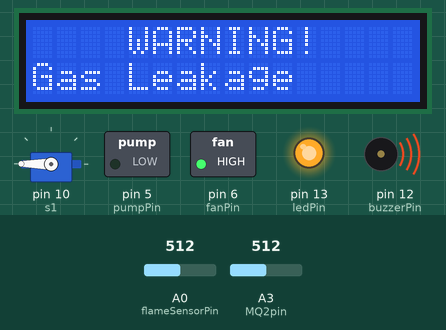
Simulated run of this sketch. Board: Arduino Uno, built with avr-gcc and run on an emulated ATmega328P. On the bench: servo, 16×2 character LCD, switched loads named in the sketch (green lamp = pin HIGH), output pins drawn as LEDs (lit = HIGH), buzzer (waves = sounding). The test bench sets the inputs (shaded band); at power-on: A3 (MQ2pin) = 512, A0 (flameSensorPin) = 512. What the sketch prints to the serial monitor is not drawn.

Above: at 0.7 s.
1.3 s: A3 (MQ2pin) set to 363
3.0 s: A3 (MQ2pin) set to 342
At 4.1 s:
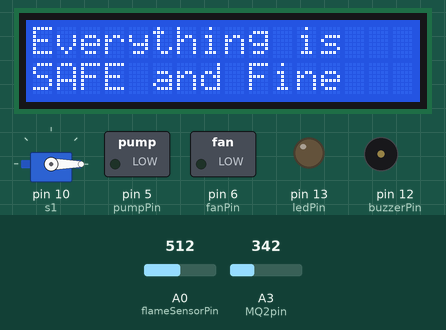
4.6 s: A0 (flameSensorPin) set to 490
At 5.6 s:
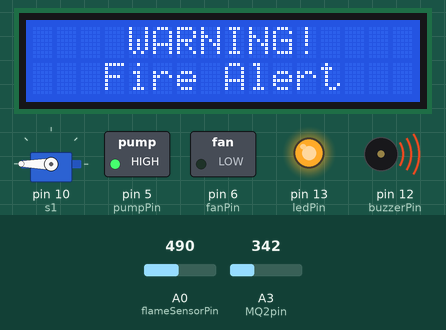
7.6 s: A3 (MQ2pin) set to 360
At 8.9 s:
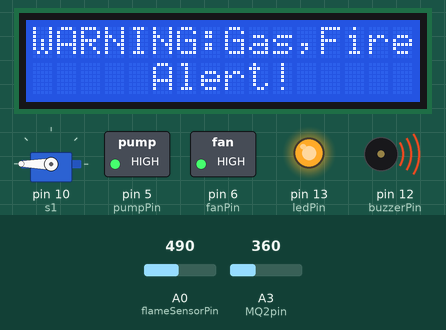
10.6 s: A0 (flameSensorPin) set to 511
At 11.06 s:
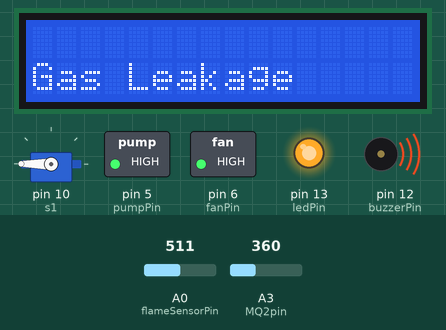
13.6 s: A3 (MQ2pin) set to 340
At 14.0 s:
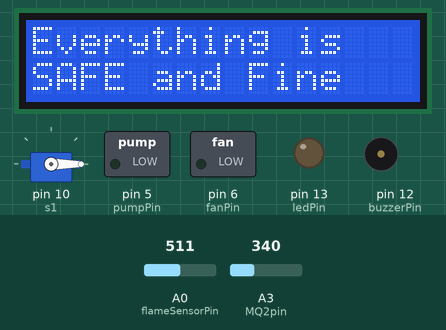
Timing chart, 0 to 16.1 s (numbered marks = the images above; inputs shaded):
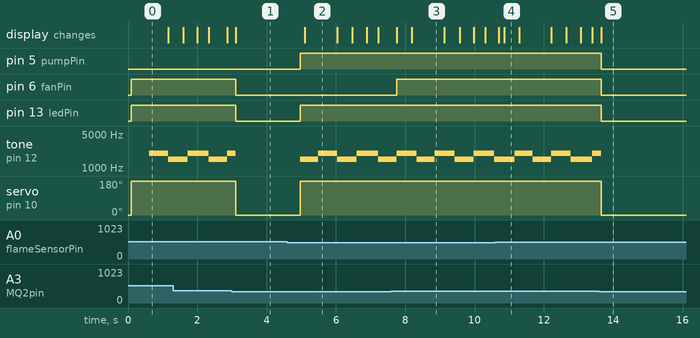

The sketch:

merged_no.loadcell.ino
```cpp
#include <Wire.h>
#include <LiquidCrystal_I2C.h>
#include <Servo.h>

// Initialize the LCD with the detected I2C address (0x3F)
LiquidCrystal_I2C lcd(0x3F, 16, 2);
Servo s1;

// Sensor and actuator pins
const int MQ2pin = A3;             // Gas sensor pin
const int flameSensorPin = A0;     // Flame sensor pin
const int buzzerPin = 12;          // Buzzer pin
const int ledPin = 13;             // LED pin
const int fanPin = 6;              // Fan PWM pin
const int pumpPin = 5;             // Pump motor pin

// Threshold values
const int GAS_THRESHOLD = 350;     // Gas detection threshold
const int FLAME_THRESHOLD = 500;   // Flame detection threshold

// Variables for blinking behavior
int currentState = 0;              // State variable for LCD timing
unsigned long previousMillis = 0;  // Timer for LCD timing
unsigned long buzzerMillis = 0;    // Timer for buzzer timing
bool buzzerState = false;          // Current state of the buzzer

// Setup function
void setup() {
  // Initialize Serial Monitor
  Serial.begin(9600);

  // Initialize Servo
  s1.attach(10);
  s1.write(0);

  // Initialize pins
  pinMode(buzzerPin, OUTPUT);
  pinMode(ledPin, OUTPUT);
  pinMode(fanPin, OUTPUT);
  pinMode(pumpPin, OUTPUT);

  // Set initial states for actuators
  digitalWrite(ledPin, LOW);
  digitalWrite(buzzerPin, LOW);
  analogWrite(fanPin, 0);
  analogWrite(pumpPin, 0);

  // Initialize LCD
  lcd.init();
  lcd.backlight();
}

// Function to handle the passive buzzer with alternating tones
void buzzerAlert() {
  unsigned long currentMillis = millis();
  if (currentMillis - buzzerMillis >= 500) { // Switch tone every 500ms
    buzzerMillis = currentMillis;
    if (buzzerState) {
      tone(buzzerPin, 1500); // Play 1500Hz tone
    } else {
      tone(buzzerPin, 2000); // Play 2000Hz tone
    }
    buzzerState = !buzzerState; // Toggle state
  }
}

// Function to stop the passive buzzer
void stopBuzzer() {
  noTone(buzzerPin); // Turn off the buzzer
}

// Loop function
void loop() {
  // Read sensor values
  float gasSensorValue = analogRead(MQ2pin);
  float flameSensorValue = analogRead(flameSensorPin);

  // Log sensor values to Serial Monitor
  Serial.print("Gas Sensor: ");
  Serial.print(gasSensorValue);
  Serial.print("  Flame Sensor: ");
  Serial.println(flameSensorValue);

  // Determine system state based on sensor readings
  bool gasDetected = gasSensorValue >= GAS_THRESHOLD;
  bool flameDetected = flameSensorValue <= FLAME_THRESHOLD;

  if (gasDetected && flameDetected) {
    // Both gas and flame detected
    handleLCDTiming("WARNING:Gas,Fire", "     Alert!    ");
    s1.write(180);
    analogWrite(fanPin, 255);
    analogWrite(pumpPin, 255);
    digitalWrite(ledPin, HIGH);
    buzzerAlert(); // Activate passive buzzer
  } else if (gasDetected) {
    // Gas detected
    handleLCDTiming("    WARNING!    ", "Gas Leakage   ");
    s1.write(180);
    analogWrite(fanPin, 255);
    digitalWrite(ledPin, HIGH);
    buzzerAlert(); // Activate passive buzzer
  } else if (flameDetected) {
    // Flame detected
    handleLCDTiming("    WARNING!    ", "   Fire Alert  ");
    s1.write(180);
    analogWrite(pumpPin, 255);
    digitalWrite(ledPin, HIGH);
    buzzerAlert(); // Activate passive buzzer
  } else {
    // Nothing detected
    lcd.setCursor(0, 0);
    lcd.print("Everything is   ");
    lcd.setCursor(0, 1);
    lcd.print("SAFE and Fine   ");
    s1.write(0);
    analogWrite(fanPin, 0);
    analogWrite(pumpPin, 0);
    digitalWrite(ledPin, LOW);
    stopBuzzer(); // Turn off the buzzer
    delay(500); // Keep the screen stable
  }

  delay(100); // Small delay for stability
}

// Function to handle first-row blinking/timing behavior
void handleLCDTiming(String firstRow, String secondRow) {
  unsigned long currentMillis = millis();

  switch (currentState) {
    case 0: // Show the first row for 1000 ms
      lcd.setCursor(0, 0);
      lcd.print(firstRow);
      lcd.setCursor(0, 1);
      lcd.print(secondRow);
      if (currentMillis - previousMillis >= 1000) { // Wait for 1000 ms
        previousMillis = currentMillis;
        lcd.setCursor(0, 0);
        lcd.print("                "); // Clear the first row
        currentState = 1;
      }
      break;

    case 1: // Turn off the first row for 300 ms
      if (currentMillis - previousMillis >= 300) { // Wait for 300 ms
        previousMillis = currentMillis;
        currentState = 2;
      }
      break;

    case 2: // Show the first row for 450 ms
      lcd.setCursor(0, 0);
      lcd.print(firstRow);
      lcd.setCursor(0, 1);
      lcd.print(secondRow);
      if (currentMillis - previousMillis >= 450) { // Wait for 450 ms
        previousMillis = currentMillis;
        lcd.setCursor(0, 0);
        lcd.print("                "); // Clear the first row
        currentState = 3;
      }
      break;

    case 3: // Turn off the first row for 200 ms
      if (currentMillis - previousMillis >= 200) { // Wait for 200 ms
        previousMillis = currentMillis;
        currentState = 4;
      }
      break;

    case 4: // Show the first row for 500 ms
      lcd.setCursor(0, 0);
      lcd.print(firstRow);
      lcd.setCursor(0, 1);
      lcd.print(secondRow);
      if (currentMillis - previousMillis >= 500) { // Wait for 500 ms
        previousMillis = currentMillis;
        lcd.setCursor(0, 0);
        lcd.print("                "); // Clear the first row
        currentState = 5;
      }
      break;

    case 5: // Turn off the first row for 300 ms
      if (currentMillis - previousMillis >= 300) { // Wait for 300 ms
        previousMillis = currentMillis;
        currentState = 0; // Reset to the first state
      }
      break;
  }
}
```

Measured:
- the behaviour switches between 350 and 349 on A3 (MQ2pin) (found by bisection; images 0 and 1)
- the behaviour switches between 501 and 500 on A0 (flameSensorPin) (found by bisection; images 1 and 2)
- after the input at 3.0 s, pin 6 (fanPin), pin 13 (ledPin): HIGH → LOW after 0.10 s; servo on pin 10 (s1): 180° → 0° after 0.10 s; the display: changes after 0.10 s (image 1)
- after the input at 4.6 s, pin 5 (pumpPin), pin 13 (ledPin): LOW → HIGH after 0.37 s; tone on pin 12 (buzzerPin): alternates 2000 Hz for 0.58 s and 1500 Hz for 0.55 s, starting after 0.37 s; servo on pin 10 (s1): 0° → 180° after 0.37 s; the display: changes after 0.50 s (image 2)
- after the input at 7.6 s, pin 6 (fanPin): LOW → HIGH after 0.16 s; the display: first changes after 0.16 s (image 3 shows a later state)
- after the input at 10.6 s, the display: first changes after 0.10 s (image 4 shows a later state)
- after the input at 13.6 s, pin 5 (pumpPin), pin 6 (fanPin), pin 13 (ledPin): HIGH → LOW after 0.05 s; servo on pin 10 (s1): 180° → 0° after 0.05 s; the display: changes after 0.05 s (image 5)
